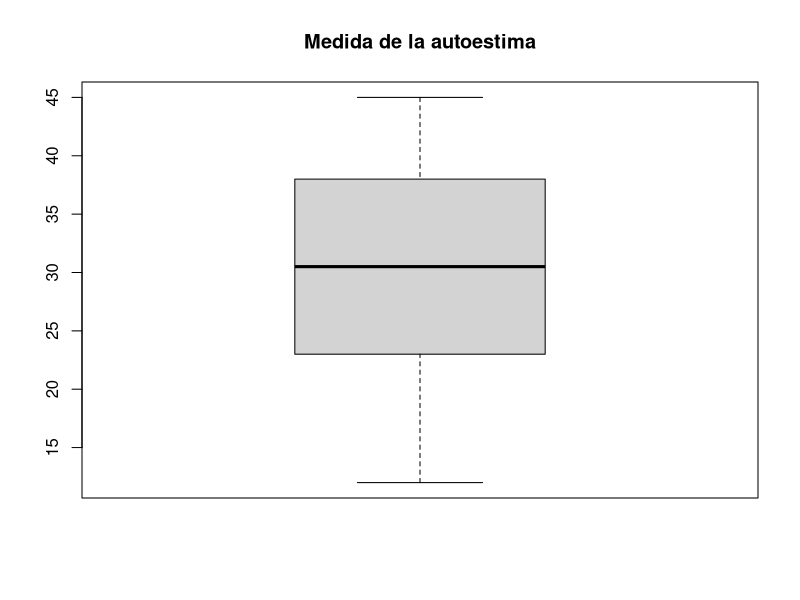
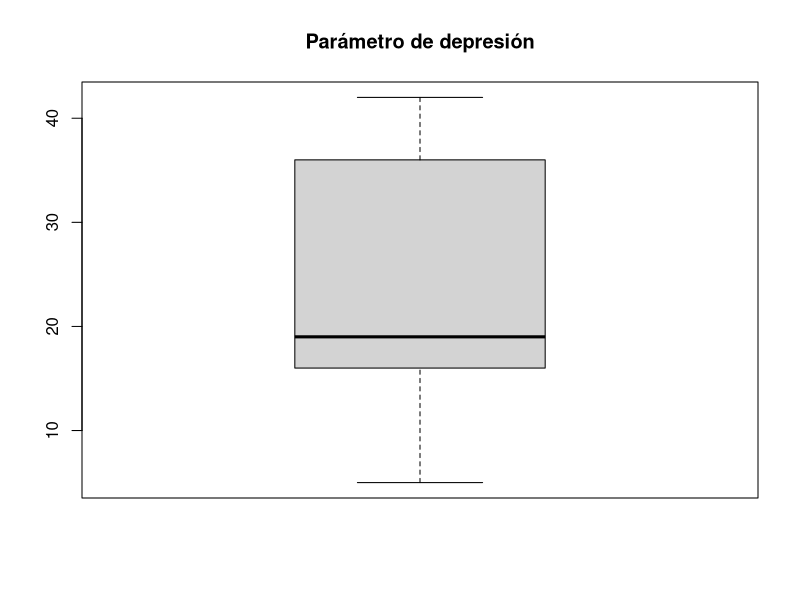
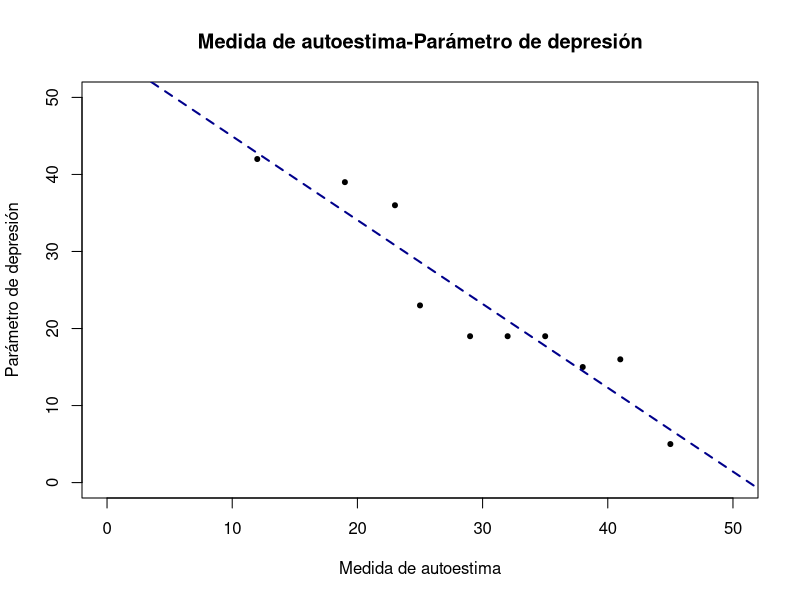

The R script that drew these images, in order:
# Cálculos correspondientes relación entre autoestima y depresión


# valores de las variables
x<-c(32,23,45,29,12,19,35,38,25,41) # medida de autoestima
y<-c(19,36,5,19,42,39,19,15,23,16) # parámetro de depresión

# diagramas de bigotes de la variable x
boxplot(x)
title("Medida de la autoestima")
print(boxplot.stats(x)$out) 

# diagrama de bigotes de la variable y
boxplot(y)
title("Parámetro de depresión")
print(boxplot.stats(y)$out)


# definición del modelo 
modelo<-lm(y~x)
print(modelo) # datos del modelo 
summary(modelo)

# ploteo del modelo
plot(x,y,xlim=c(0,50),ylim=c(0,50),xlab="Medida de autoestima",ylab="Parámetro de depresión",main="Medida de autoestima-Parámetro de depresión",pch=20)
# ploteo de la recta de regresion
abline(coef=modelo$coefficients,col="darkblue",lty="dashed",lwd=2)

# modelo ANOVA para comprobar correlación
# el p-valor calculado (el que aparece junto al F value), debe de ser menor que los de referencia para confirmar la relación lineal
print("Test ANOVA")
anova<-aov(modelo)
print(summary(anova))

# cálculo del coeficiente de correlación de Pearson
print("Coeficiente de correlación de Pearson")
print(cor(x,y))

# test de correlación
print("Test de correlación")
print(cor.test(x,y))



